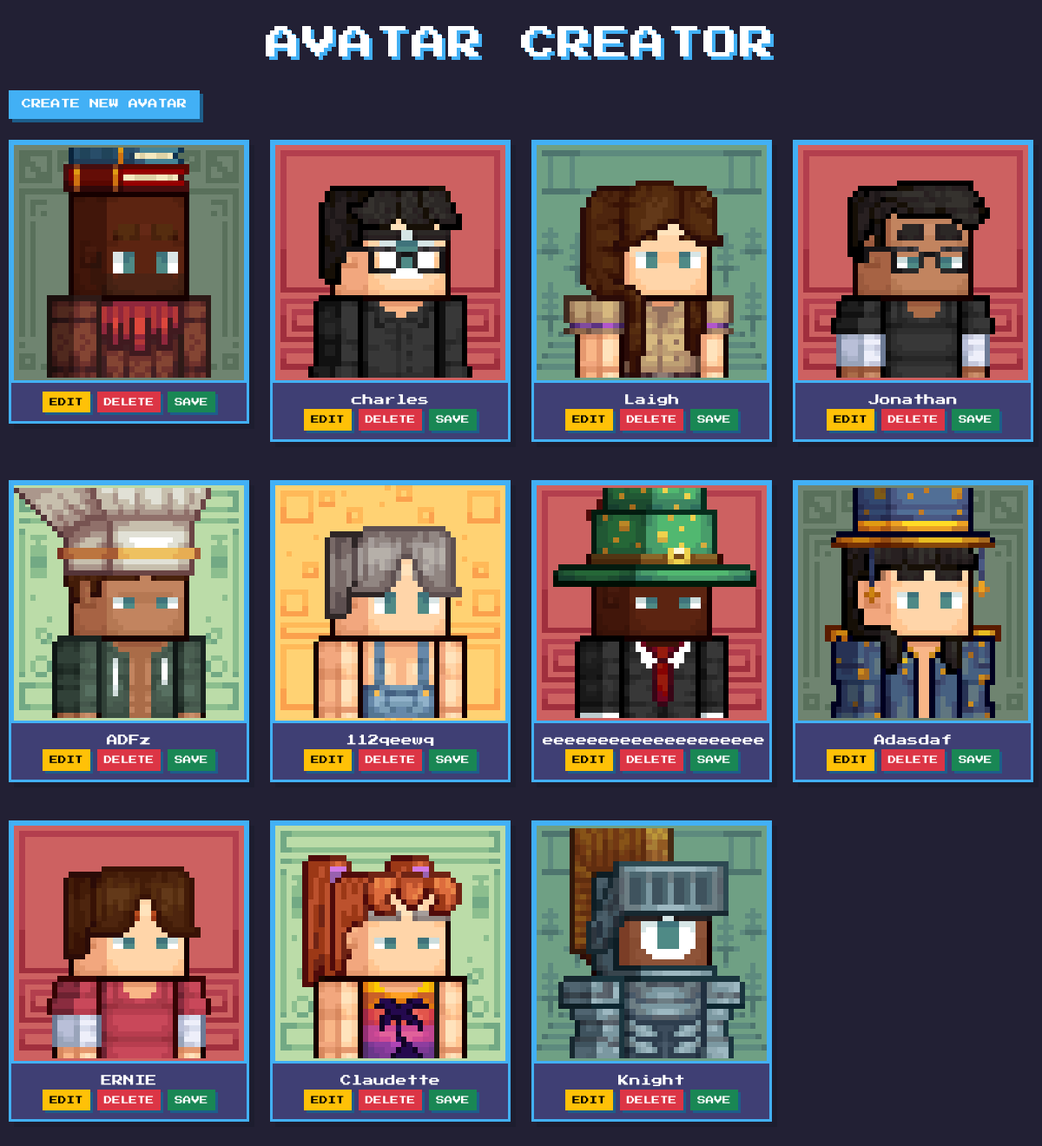
The page / on the database its author committed.
### crudapp/models.py (models this page shows, shortened)
class Item(models.Model):
    name = models.CharField(max_length=100)
    skin = models.CharField(max_length=100, default='skin1.png')
    eyebrow = models.CharField(max_length=100, default='eyebrow1.png')
    eyes = models.CharField(max_length=100, default='eye1.png')
    hair = models.CharField(max_length=100, default='hair1.png')
    hat = models.CharField(max_length=100, default='hat1.png')
    clothes = models.CharField(max_length=100, default='clothes1.png')
    background = models.CharField(max_length=100, default='background1.png')

### crudapp/views.py (the view)
# urls.py: path('', views.index, name='index'),
def index(request):
    items = Item.objects.all().order_by('-id')
    return render(request, 'crudapp/index.html', {'items': items})

### crudapp/templates/crudapp/index.html (shortened to what this page needs)
{% load static %}
<!DOCTYPE html>
<html lang="en">
<head>
    <link rel="stylesheet" href="{% static 'crudapp/css/fonts.css' %}">
    <link rel="stylesheet" href="{% static 'crudapp/css/bootstrap.min.css' %}">
    <link rel="stylesheet" href="{% static 'crudapp/css/style.css' %}">
</head>
<body>
    <div class="container mt-3">
        <h1 class="text-center mb-4 pixel-title">AVATAR CREATOR</h1>
        <button type="button" class="btn btn-primary mb-4 pixel-btn" data-bs-toggle="modal" data-bs-target="#avatarModal" id="addAvatarBtn">
            CREATE NEW AVATAR
        </button>
        <div class="row" id="avatarsContainer">
            {% for item in items %}
            <div class="col-md-3 col-sm-6 mb-4" id="avatar-{{ item.id }}">
                <div class="avatar-card pixel-card">
                    <div class="avatar-container pixel-bg" style="background-image: url('{% static 'crudapp/assets/Background/' %}{{ item.background }}')">
                        <img src="{% static 'crudapp/assets/Skin/' %}{{ item.skin }}" class="avatar-part pixel-part">
                        <img src="{% static 'crudapp/assets/Clothes/' %}{{ item.clothes }}" class="avatar-part pixel-part">
                        <img src="{% static 'crudapp/assets/Eyes/' %}{{ item.eyes }}" class="avatar-part pixel-part">
                        <img src="{% static 'crudapp/assets/Eyebrow/' %}{{ item.eyebrow }}" class="avatar-part pixel-part">
                        <img src="{% static 'crudapp/assets/Hair/' %}{{ item.hair }}" class="avatar-part pixel-part">
                        <img src="{% static 'crudapp/assets/Hat/' %}{{ item.hat }}" class="avatar-part pixel-part">
                    </div>
                    <div class="card-body pixel-card-body">
                        <h5 class="card-title text-center pixel-text">{{ item.name }}</h5>
                        <div class="d-flex justify-content-center">
                            <button class="btn btn-sm btn-warning edit-btn mx-1 pixel-btn-small" data-id="{{ item.id }}" data-bs-toggle="modal" data-bs-target="#avatarModal">EDIT</button>
                            <button class="btn btn-sm btn-danger delete-btn mx-1 pixel-btn-small" data-id="{{ item.id }}">DELETE</button>
                            <button class="btn btn-sm btn-success download-btn mx-1 pixel-btn-small" data-id="{{ item.id }}">SAVE</button>
                        </div>
                    </div>
                </div>
            </div>
            {% endfor %}
        </div>
    </div>
</body>
</html>

### crudapp/static/crudapp/css/style.css (style rules this page uses)
body { background-color: #222034; font-family: 'Press Start 2P', cursive; color: #fff; image-rendering: pixelated; }
.container { max-width: 1200px; padding: 10px; margin: 0 auto; }
.pixel-title { font-size: 2.5rem; color: #fff; text-shadow: 4px 4px 0 #42b0f5; margin-bottom: 30px !important; letter-spacing: 2px; text-align: center; }
.pixel-text { font-family: 'Press Start 2P', cursive; font-size: 0.8rem; color: #fff; line-height: 1.6; }
.pixel-btn { font-family: 'Press Start 2P', cursive; font-size: 0.7rem; padding: 8px 15px; border: none; border-radius: 0 !important; background-color: #42b0f5; color: #fff; text-transform: uppercase; box-shadow: 4px 4px 0 #1d5e8b; transition: all 0.1s; image-rendering: pixelated; cursor: pointer; }
.pixel-btn-small { font-family: 'Press Start 2P', cursive; font-size: 0.6rem !important; padding: 5px 8px !important; border: none !important; border-radius: 0 !important; box-shadow: 3px 3px 0 #1d5e8b !important; }
.pixel-card { margin-bottom: 20px; border-radius: 0 !important; overflow: hidden; box-shadow: 6px 6px 0 #1d1d2f; background-color: #3f3f74; border: 3px solid #42b0f5 !important; transition: all 0.1s; }
.pixel-card-body { background-color: #3f3f74; padding: 10px !important; }
.avatar-container { background-size: contain; position: relative; width: 100%; padding-bottom: 100%; background-color: #222034; border: 3px solid #42b0f5; overflow: hidden; image-rendering: pixelated; }
.pixel-part { position: absolute; top: 0; left: 0; width: 100%; height: 100%; object-fit: contain; image-rendering: pixelated; pointer-events: none; }

### rows shown on the page
Item: background (picture), skin (picture), clothes (picture), eyes (picture), eyebrow (picture), hair (picture), hat (picture)
Item: background (picture), skin (picture), clothes (picture), eyes (picture), eyebrow (picture), hair (picture), hat (picture), name "charles"
Item: background (picture), skin (picture), clothes (picture), eyes (picture), eyebrow (picture), hair (picture), hat (picture), name "Laigh"
Item: background (picture), skin (picture), clothes (picture), eyes (picture), eyebrow (picture), hair (picture), hat (picture), name "Jonathan"
Item: background (picture), skin (picture), clothes (picture), eyes (picture), eyebrow (picture), hair (picture), hat (picture), name "ADFz"
Item: background (picture), skin (picture), clothes (picture), eyes (picture), eyebrow (picture), hair (picture), hat (picture), name "112qeewq"
Item: background (picture), skin (picture), clothes (picture), eyes (picture), eyebrow (picture), hair (picture), hat (picture), name "eeeeeeeeeeeeeeeeeeee"
Item: background (picture), skin (picture), clothes (picture), eyes (picture), eyebrow (picture), hair (picture), hat (picture), name "Adasdaf"
Item: background (picture), skin (picture), clothes (picture), eyes (picture), eyebrow (picture), hair (picture), hat (picture), name "ERNIE"
Item: background (picture), skin (picture), clothes (picture), eyes (picture), eyebrow (picture), hair (picture), hat (picture), name "Claudette"
Item: background (picture), skin (picture), clothes (picture), eyes (picture), eyebrow (picture), hair (picture), hat (picture), name "Knight"
